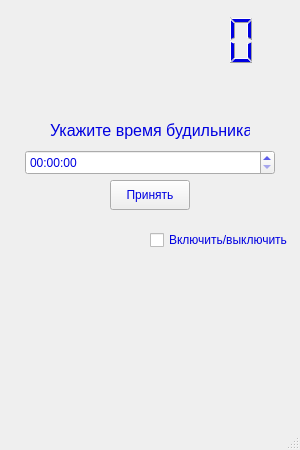
<?xml version="1.0" encoding="UTF-8"?>
<ui version="4.0">
 <class>MainWindow</class>
 <widget class="QMainWindow" name="MainWindow">
  <property name="geometry">
   <rect>
    <x>0</x>
    <y>0</y>
    <width>300</width>
    <height>450</height>
   </rect>
  </property>
  <property name="windowTitle">
   <string>Будильник</string>
  </property>
  <widget class="QWidget" name="centralwidget">
   <widget class="QLCDNumber" name="lcdNumber">
    <property name="geometry">
     <rect>
      <x>40</x>
      <y>10</y>
      <width>220</width>
      <height>60</height>
     </rect>
    </property>
    <property name="styleSheet">
     <string notr="true">color: rgb(0,0,225);
 border: none;</string>
    </property>
    <property name="digitCount">
     <number>8</number>
    </property>
   </widget>
   <widget class="QLabel" name="label">
    <property name="geometry">
     <rect>
      <x>50</x>
      <y>120</y>
      <width>200</width>
      <height>20</height>
     </rect>
    </property>
    <property name="font">
     <font>
      <pointsize>12</pointsize>
     </font>
    </property>
    <property name="styleSheet">
     <string notr="true">color: rgb(0,0,225);</string>
    </property>
    <property name="text">
     <string>Укажите время будильника</string>
    </property>
   </widget>
   <widget class="QTimeEdit" name="alarmEdit">
    <property name="geometry">
     <rect>
      <x>25</x>
      <y>150</y>
      <width>250</width>
      <height>25</height>
     </rect>
    </property>
    <property name="styleSheet">
     <string notr="true">color: rgb(0,0,225);</string>
    </property>
   </widget>
   <widget class="QLabel" name="alarmValueLabel">
    <property name="geometry">
     <rect>
      <x>30</x>
      <y>230</y>
      <width>81</width>
      <height>20</height>
     </rect>
    </property>
    <property name="styleSheet">
     <string notr="true">color: rgb(0,0,225);</string>
    </property>
    <property name="text">
     <string/>
    </property>
   </widget>
   <widget class="QCheckBox" name="checkBox">
    <property name="geometry">
     <rect>
      <x>150</x>
      <y>230</y>
      <width>141</width>
      <height>20</height>
     </rect>
    </property>
    <property name="styleSheet">
     <string notr="true">color: rgb(0,0,225);</string>
    </property>
    <property name="text">
     <string>Включить/выключить</string>
    </property>
   </widget>
   <widget class="QLabel" name="alarmWentOffLabel">
    <property name="geometry">
     <rect>
      <x>75</x>
      <y>300</y>
      <width>150</width>
      <height>100</height>
     </rect>
    </property>
    <property name="font">
     <font>
      <pointsize>16</pointsize>
      <bold>true</bold>
     </font>
    </property>
    <property name="styleSheet">
     <string notr="true">color: rgb(0,0,225);</string>
    </property>
    <property name="text">
     <string/>
    </property>
    <property name="alignment">
     <set>Qt::AlignCenter</set>
    </property>
   </widget>
   <widget class="QPushButton" name="pushButton">
    <property name="geometry">
     <rect>
      <x>110</x>
      <y>180</y>
      <width>80</width>
      <height>30</height>
     </rect>
    </property>
    <property name="styleSheet">
     <string notr="true">color: rgb(0,0,225);</string>
    </property>
    <property name="text">
     <string>Принять</string>
    </property>
   </widget>
  </widget>
  <widget class="QMenuBar" name="menubar">
   <property name="geometry">
    <rect>
     <x>0</x>
     <y>0</y>
     <width>300</width>
     <height>20</height>
    </rect>
   </property>
  </widget>
  <widget class="QStatusBar" name="statusbar"/>
 </widget>
 <resources/>
 <connections/>
</ui>
